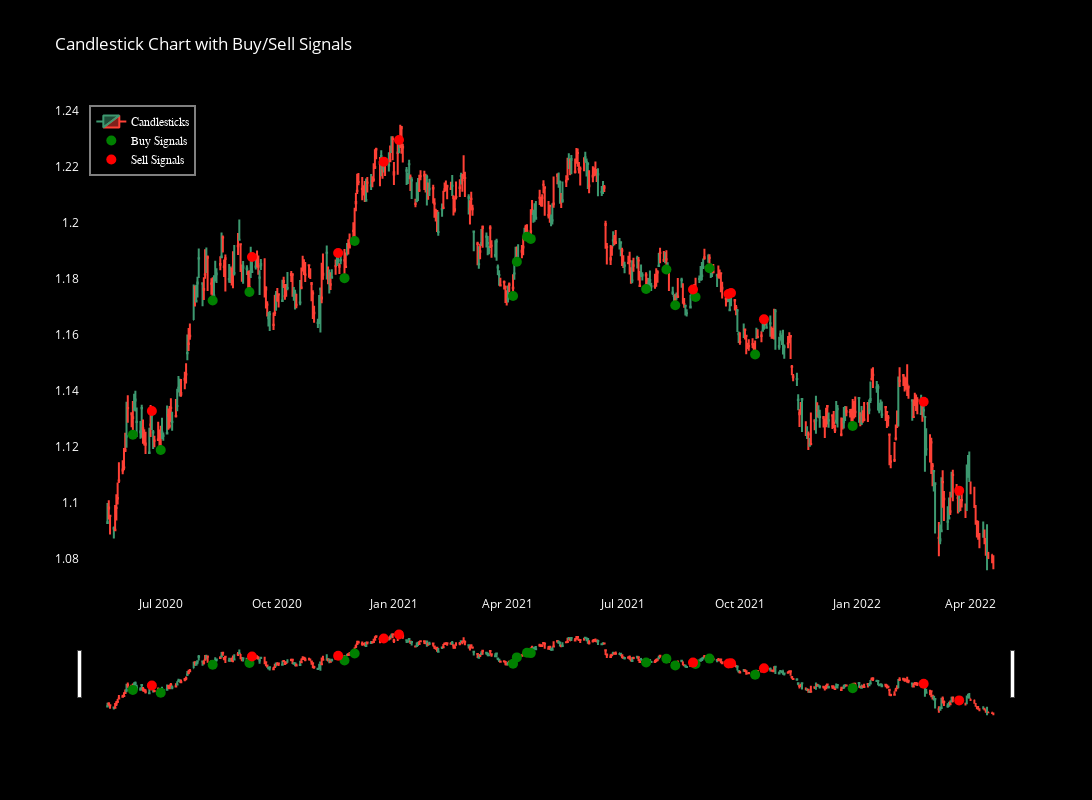

Here is the notebook cell this chart was saved with:
### Code cell
plot_signals(df, start_index=100, num_rows=500)

### Figure 1 — Plotly figure (JSON) as saved in the notebook; plotly's stock layout.template omitted (floating-point values rounded to 4 significant figures; data arrays with more than 128 entries replaced by an {"elided": "..."} marker saying what was removed)
{"data": [{"close": {"elided": "500 float values"}, "high": {"elided": "500 float values"}, "low": {"elided": "500 float values"}, "name": "Candlesticks", "open": {"elided": "500 float values"}, "type": "candlestick", "x": {"elided": "500 str values"}}, {"marker": {"color": "green", "size": 10}, "mode": "markers", "name": "Buy Signals", "type": "scatter", "x": ["2020-06-09T00:00:00", "2020-07-01T00:00:00", "2020-08-11T00:00:00", "2020-09-09T00:00:00", "2020-11-23T00:00:00", "2020-12-01T00:00:00", "2021-04-05T00:00:00", "2021-04-08T00:00:00", "2021-04-16T00:00:00", "2021-04-19T00:00:00", "2021-07-19T00:00:00", "2021-08-04T00:00:00", "2021-08-11T00:00:00", "2021-08-27T00:00:00", "2021-09-07T00:00:00", "2021-10-13T00:00:00", "2021-12-29T00:00:00"], "y": [1.124, 1.119, 1.172, 1.175, 1.18, 1.193, 1.174, 1.186, 1.195, 1.194, 1.176, 1.183, 1.171, 1.173, 1.184, 1.153, 1.127]}, {"marker": {"color": "red", "size": 10}, "mode": "markers", "name": "Sell Signals", "type": "scatter", "x": ["2020-06-24T00:00:00", "2020-09-11T00:00:00", "2020-11-18T00:00:00", "2020-12-24T00:00:00", "2021-01-05T00:00:00", "2021-08-25T00:00:00", "2021-09-22T00:00:00", "2021-09-24T00:00:00", "2021-10-20T00:00:00", "2022-02-23T00:00:00", "2022-03-23T00:00:00"], "y": [1.133, 1.188, 1.189, 1.222, 1.23, 1.176, 1.175, 1.175, 1.166, 1.136, 1.104]}], "layout": {"font": {"color": "white"}, "height": 800, "legend": {"bgcolor": "black", "bordercolor": "gray", "borderwidth": 2, "font": {"color": "white", "family": "sans-serif", "size": 12}, "x": 0.01, "y": 0.99}, "paper_bgcolor": "black", "plot_bgcolor": "black", "title": {"text": "Candlestick Chart with Buy/Sell Signals"}, "width": 1200, "xaxis": {"showgrid": false, "zeroline": false}, "yaxis": {"showgrid": false, "zeroline": false}}}
